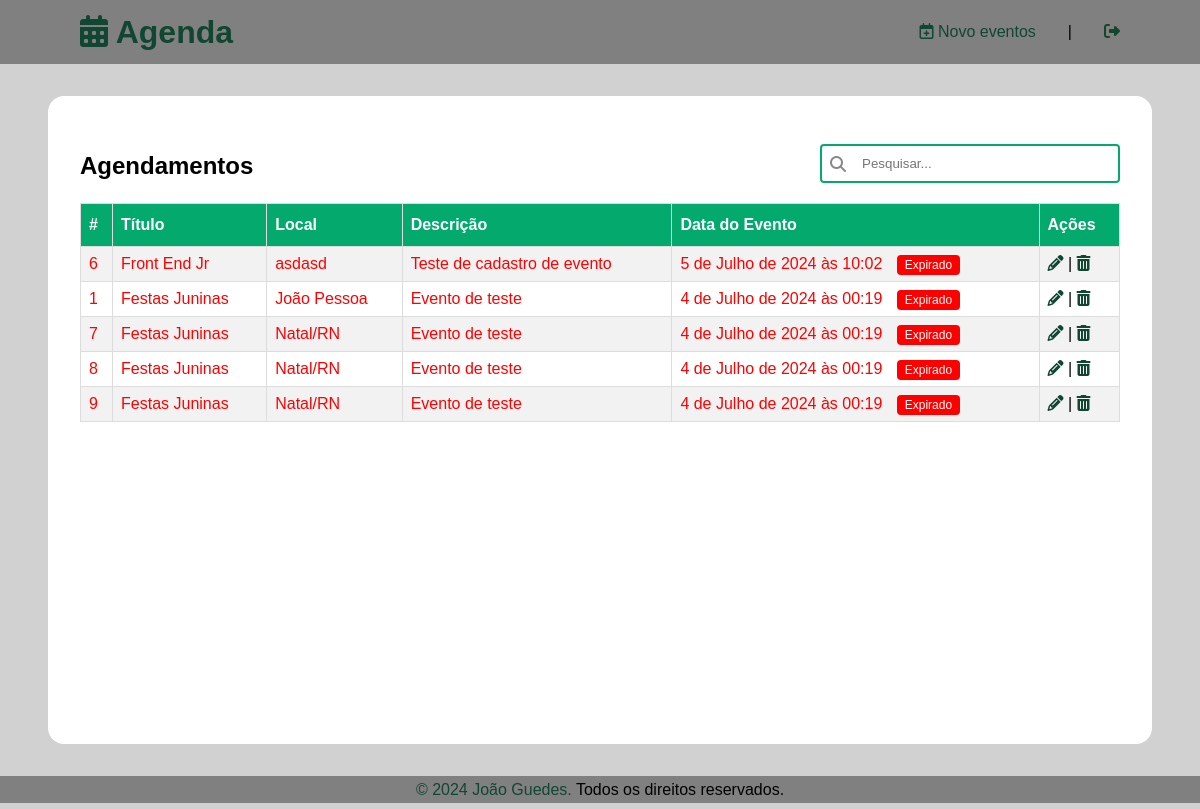
The page /agenda/ (signed in) on the database as committed earlier.
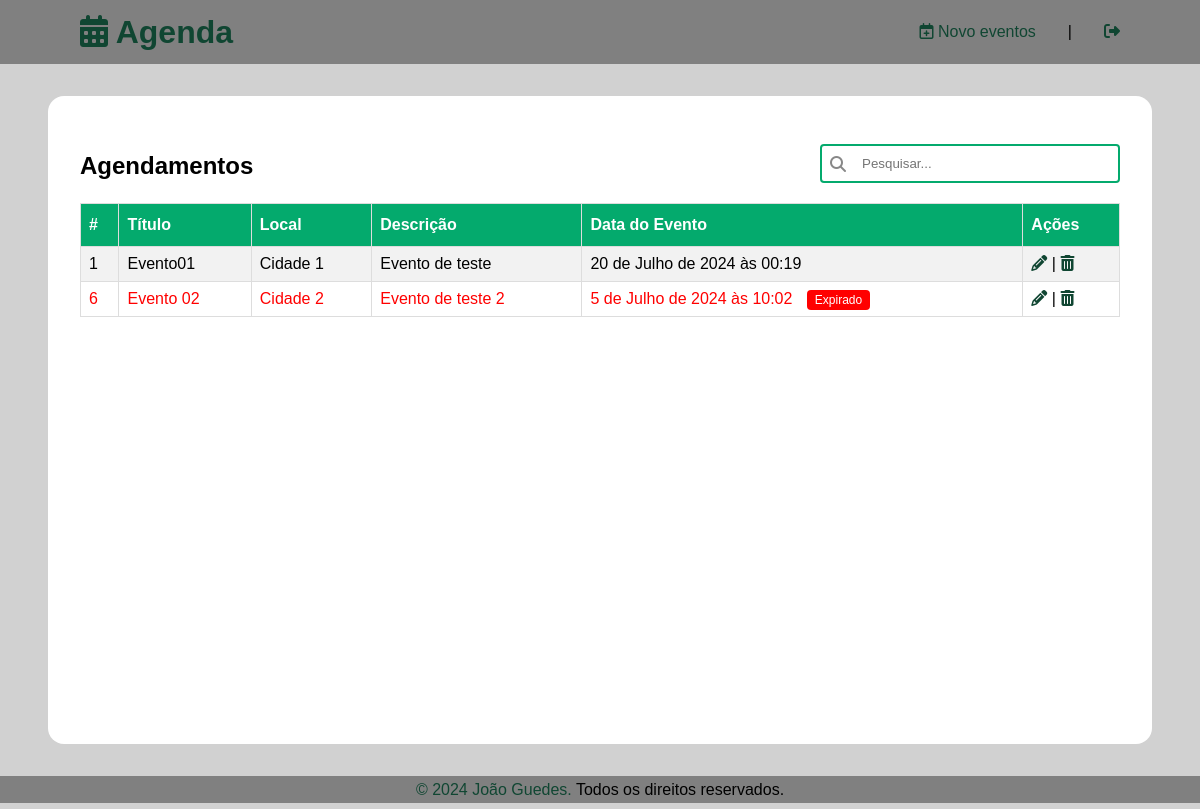
The same page on the database as committed later.
### core/models.py (models this page shows, shortened)
class Evento(models.Model):
    titulo = models.CharField(max_length=100)
    descricao = models.TextField(blank=True, null=True)
    data_evento = models.DateTimeField(verbose_name='Data do Evento')
    data_criacao = models.DateTimeField(auto_now=True)
    local = models.TextField(blank=True, null=True)
    usuario = models.ForeignKey(User, on_delete=models.CASCADE)
    class Meta:
        db_table = 'evento' #assim força o nome da tabela ao invés de utilizar o padrão
    def get_evento_atrasado(seff):
        return seff.data_evento < datetime.now()

### core/views.py (the view)
# urls.py: path('agenda/', views.lista_eventos, name='agenda'),
@login_required(login_url='/login/')
def lista_eventos(request):
    usuario = request.user
    eventos = Evento.objects.filter(usuario=usuario) \
                            .order_by('-data_evento')
    return render(request, 'agenda.html', {'eventos': eventos})

### core/templates/agenda.html (shortened to what this page needs)
{% extends "model-page.html" %}
{% block content %}
<div class="container">
    <div class="head-page">
        <h2>Agendamentos</h2>
        <div class="search">
            <i class="fa fa-search"></i>
            <input type="text" id="searchInput" placeholder="Pesquisar...">
        </div>
    </div>
    <table id="customers">
        <tr>
            <th>#</th>
            <th>Título</th>
            <th>Local</th>
            <th>Descrição</th>
            <th>Data do Evento</th>
            <th>Ações</th>
        </tr>
        {% for evento in eventos %}
        <tr style={% if evento.get_evento_atrasado %}
                    "color: red;"
                {% endif %}>
            <td>{{ evento.id }}</td>
            <td>{{ evento.titulo }}</td>
            <td>{{ evento.local }}</td>
            <td>{{ evento.descricao }}</td>
            <td class="date-cell">
                {{ evento.data_evento }}
                {% if evento.get_evento_atrasado %}
                    <span class="expired-badge">Expirado</span>
                {% endif %}
            </td>
            <td style="color:black">
                <a href="/agenda/evento/?id={{ evento.id }}"><i class="fa-solid fa-pencil"></i></a> |
                <a href="/agenda/evento/delete/{{ evento.id }}"><i class="fa-solid fa-trash-can"></i></a>
            </td>
        </tr>
        {% endfor %}
    </table>
</div>
{% endblock %}

### core/templates/model-page.html
<!DOCTYPE html>
<html lang="en">
    {% include "model-header.html" %}
<body>
    {% block content %} {% endblock %}
    {% include "model-footer.html" %}
</body>
</html>

### core/templates/model-header.html (shortened to what this page needs)
{% load static %}
<head>
    <link rel="stylesheet" href="{% static 'css/global.css' %}">
    <link rel="stylesheet" href="https://cdnjs.cloudflare.com/ajax/libs/font-awesome/6.5.2/css/all.min.css" />
    <div class="nav">
        <h1><a href="{% url 'agenda' %}"><i class="fa-solid fa-calendar-days"></i> Agenda</a></h1>
        <div class="options">
            <a href="{% url 'evento' %}"><i class="fa-regular fa-calendar-plus"></i> Novo eventos</a> |
            <a href="{% url 'logout_user' %}"><i class="fa-solid fa-right-from-bracket"></i></a>
        </div>
    </div>
</head>

### core/templates/model-footer.html (shortened to what this page needs)
{% load static %}
<footer>
    <div class="footer-content">
        <p><span>&copy; 2024 João Guedes. </span>Todos os direitos reservados.</p>
    </div>
</footer>

### core/static/css/global.css (style rules this page uses)
* { margin: 0; padding: 0; box-sizing: border-box; text-decoration: none; list-style: none; font-family: 'Arial', sans-serif; }

Rows that differ between the two databases and show on the page:
removed Evento: id "7", titulo "Festas Juninas", local "Natal/RN", descricao "Evento de teste", data_evento "4 de Julho de 2024 às 00:19", shows "Expirado"
removed Evento: id "8", titulo "Festas Juninas", local "Natal/RN", descricao "Evento de teste", data_evento "4 de Julho de 2024 às 00:19", shows "Expirado"
removed Evento: id "9", titulo "Festas Juninas", local "Natal/RN", descricao "Evento de teste", data_evento "4 de Julho de 2024 às 00:19", shows "Expirado"
changed Evento "Evento de teste": titulo "Festas Juninas" → "Evento01"; local "João Pessoa" → "Cidade 1"; data_evento "4 de Julho de 2024 às 00:19" → "20 de Julho de 2024 às 00:19"; no longer shows "Expirado"; moves up the list
changed Evento id 6: titulo "Front End Jr" → "Evento 02"; local "asdasd" → "Cidade 2"; descricao "Teste de cadastro de evento" → "Evento de teste 2"
